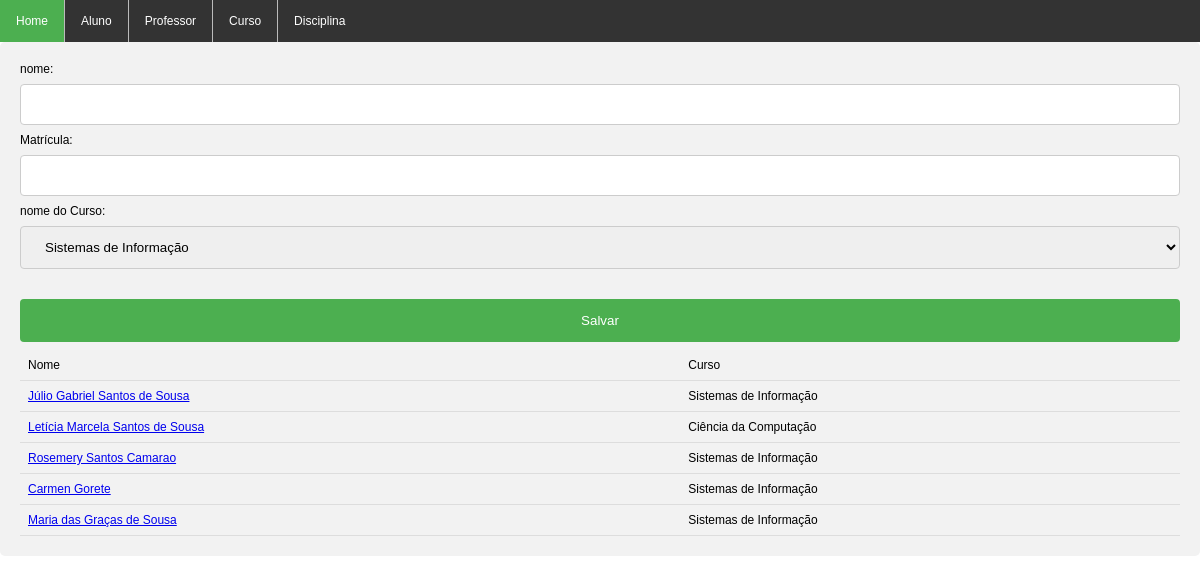
Page /aluno/aluno.php on the committed database.
### tables this page shows
CREATE TABLE `aluno` (
  `id` int(11) NOT NULL,
  `nome` varchar(100) DEFAULT NULL,
  `matricula` int(11) DEFAULT NULL,
  `curso` int(11) DEFAULT NULL
);

CREATE TABLE `curso` (
  `id` int(11) NOT NULL,
  `nome` varchar(100) DEFAULT NULL
);

### aluno/aluno.php (the view, shortened to what this page needs)
<!DOCTYPE html>
<html>
<head>
    <link rel="stylesheet" type="text/css" href="../estilo.css"/>
</head>
<ul>
  <li><a class="active" href="../index.php">Home</a></li>
	 <li><a href="aluno.php">Aluno</a></li>
	 <li><a href="../professor/professor.php">Professor</a></li>
	 <li><a href="../curso/curso.php">Curso</a></li>
	 <li ><a href="../disciplina/disciplina.php">Disciplina</a></li>
</ul>
	<div>
	<form method="post" action="inserir_aluno.php">
		nome:<br>
		<input type="text" name="nome">
		<br>
		Matrícula:<br>
		<input type="text" name="matricula">
		<br>
		nome do Curso:<br>
		<select name="curso">
		<?
		include_once("../conexao.php");
		$sql = "SELECT id, nome FROM curso";
		$curso = $conexao->query($sql);
		?>
		<? while($opcoes = $curso->fetch_assoc()) { ?>
		<option value="<?= $opcoes['id'] ?>">
		<?= $opcoes['nome'] ?></option>
		<? } ?>
		</select>
		<br><br>
		<input type="submit" name="submit" value="Salvar">
	</form>
	<?php
	$consulta = "SELECT a.*, c.nome as cnome
	FROM aluno a, curso c
	WHERE a.curso=c.id";
	$resultado = $conexao->query($consulta);
	?>
	<table>
	<tr>
	<td>Nome</td>
	<td>Curso</td>
	</tr>
	<? while($linha = $resultado->fetch_assoc()) {
	?>
	<tr>
	<td>
	<a href="editar_aluno.php?id=<?= $linha['id'] ?>">
	<?= $linha['nome'] ?>
	</a>
	</td>
	<td><?= $linha['cnome'] ?></td>
	</tr>
	<? } ?>
	</table>
	</div>
  </body>
</html>

### estilo.css (style rules this page uses)
table { border-collapse: collapse; width: 100%; }
th, td { padding: 8px; text-align: left; border-bottom: 1px solid #ddd; }
ul { list-style-type: none; margin: 0; padding: 0; overflow: hidden; background-color: #333; }
li { float: left; border-right:1px solid #bbb; }
li:last-child { border-right: none; }
li a { display: block; color: white; text-align: center; padding: 14px 16px; text-decoration: none; }
.active { background-color: #4CAF50; }
input[type=text], select { width: 100%; padding: 12px 20px; margin: 8px 0; display: inline-block; border: 1px solid #ccc; border-radius: 4px; box-sizing: border-box; }
input[type=submit] { width: 100%; background-color: #4CAF50; color: white; padding: 14px 20px; margin: 8px 0; border: none; border-radius: 4px; cursor: pointer; }
div { border-radius: 5px; background-color: #f2f2f2; padding: 20px; }

### rows in the picture
aluno: nome "Júlio Gabriel Santos de Sousa", curso.nome "Sistemas de Informação"
aluno: nome "Letícia Marcela Santos de Sousa", curso.nome "Ciência da Computação"
aluno: nome "Rosemery Santos Camarao", curso.nome "Sistemas de Informação"
aluno: nome "Carmen Gorete", curso.nome "Sistemas de Informação"
aluno: nome "Maria das Graças de Sousa", curso.nome "Sistemas de Informação"

### other values in the picture
form field curso "Sistemas de Informação"
